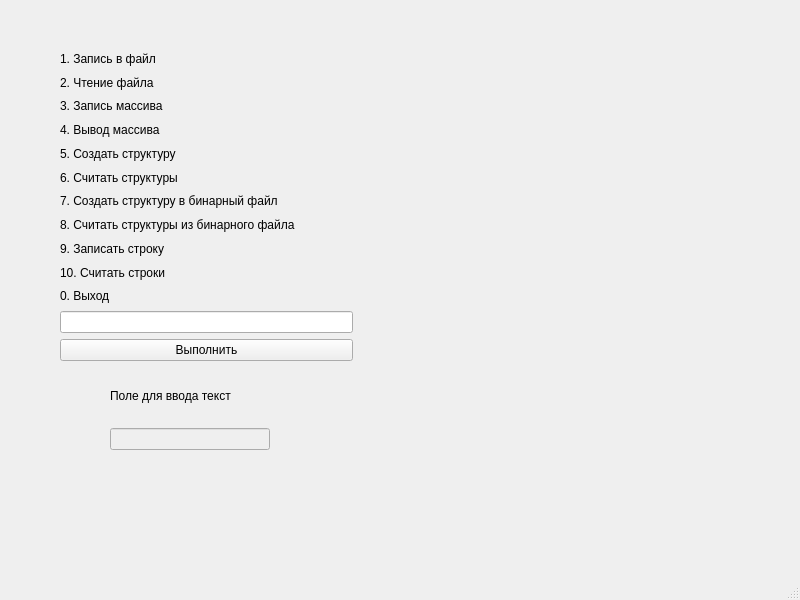
<?xml version="1.0" encoding="UTF-8"?>
<ui version="4.0">
 <class>MainWindow</class>
 <widget class="QMainWindow" name="MainWindow">
  <property name="geometry">
   <rect>
    <x>0</x>
    <y>0</y>
    <width>800</width>
    <height>600</height>
   </rect>
  </property>
  <property name="windowTitle">
   <string>MainWindow</string>
  </property>
  <widget class="QWidget" name="centralwidget">
   <widget class="QWidget" name="verticalLayoutWidget">
    <property name="geometry">
     <rect>
      <x>60</x>
      <y>50</y>
      <width>293</width>
      <height>311</height>
     </rect>
    </property>
    <layout class="QVBoxLayout" name="verticalLayout">
     <item>
      <widget class="QLabel" name="label">
       <property name="text">
        <string>1. Запись в файл</string>
       </property>
      </widget>
     </item>
     <item>
      <widget class="QLabel" name="label_2">
       <property name="text">
        <string>2. Чтение файла</string>
       </property>
      </widget>
     </item>
     <item>
      <widget class="QLabel" name="label_3">
       <property name="text">
        <string>3. Запись массива</string>
       </property>
      </widget>
     </item>
     <item>
      <widget class="QLabel" name="label_12">
       <property name="text">
        <string>4. Вывод массива</string>
       </property>
      </widget>
     </item>
     <item>
      <widget class="QLabel" name="label_4">
       <property name="text">
        <string>5. Создать структуру</string>
       </property>
      </widget>
     </item>
     <item>
      <widget class="QLabel" name="label_5">
       <property name="text">
        <string>6. Считать структуры</string>
       </property>
      </widget>
     </item>
     <item>
      <widget class="QLabel" name="label_6">
       <property name="text">
        <string>7. Создать структуру в бинарный файл</string>
       </property>
      </widget>
     </item>
     <item>
      <widget class="QLabel" name="label_7">
       <property name="text">
        <string>8. Считать структуры из бинарного файла</string>
       </property>
      </widget>
     </item>
     <item>
      <widget class="QLabel" name="label_8">
       <property name="text">
        <string>9. Записать строку</string>
       </property>
      </widget>
     </item>
     <item>
      <widget class="QLabel" name="label_9">
       <property name="text">
        <string>10. Считать строки</string>
       </property>
      </widget>
     </item>
     <item>
      <widget class="QLabel" name="label_10">
       <property name="text">
        <string>0. Выход</string>
       </property>
      </widget>
     </item>
     <item>
      <widget class="QLineEdit" name="input"/>
     </item>
     <item>
      <widget class="QPushButton" name="operate">
       <property name="text">
        <string>Выполнить</string>
       </property>
      </widget>
     </item>
    </layout>
   </widget>
   <widget class="QLabel" name="fileText">
    <property name="geometry">
     <rect>
      <x>390</x>
      <y>50</y>
      <width>361</width>
      <height>201</height>
     </rect>
    </property>
    <property name="text">
     <string/>
    </property>
    <property name="wordWrap">
     <bool>true</bool>
    </property>
   </widget>
   <widget class="QWidget" name="verticalLayoutWidget_2">
    <property name="geometry">
     <rect>
      <x>110</x>
      <y>370</y>
      <width>160</width>
      <height>80</height>
     </rect>
    </property>
    <layout class="QVBoxLayout" name="verticalLayout_2">
     <item>
      <widget class="QLabel" name="label_11">
       <property name="text">
        <string>Поле для ввода текст</string>
       </property>
      </widget>
     </item>
     <item>
      <widget class="QLineEdit" name="text">
       <property name="enabled">
        <bool>false</bool>
       </property>
      </widget>
     </item>
    </layout>
   </widget>
  </widget>
  <widget class="QMenuBar" name="menubar">
   <property name="geometry">
    <rect>
     <x>0</x>
     <y>0</y>
     <width>800</width>
     <height>22</height>
    </rect>
   </property>
  </widget>
  <widget class="QStatusBar" name="statusbar"/>
 </widget>
 <resources/>
 <connections/>
</ui>
